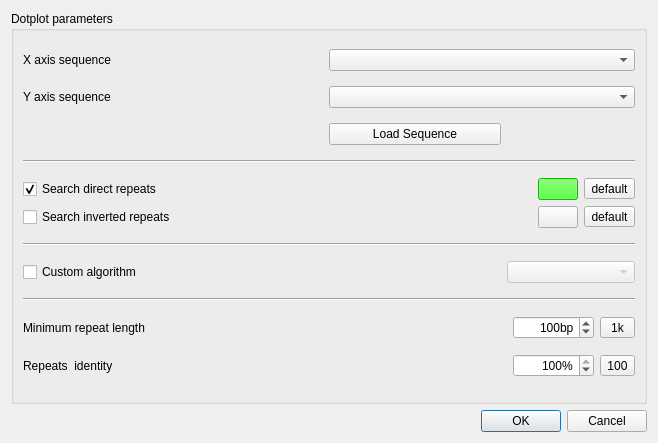
<?xml version="1.0" encoding="UTF-8"?>
<ui version="4.0">
 <class>DotPlotDialog</class>
 <widget class="QDialog" name="DotPlotDialog">
  <property name="windowModality">
   <enum>Qt::ApplicationModal</enum>
  </property>
  <property name="enabled">
   <bool>true</bool>
  </property>
  <property name="geometry">
   <rect>
    <x>0</x>
    <y>0</y>
    <width>658</width>
    <height>443</height>
   </rect>
  </property>
  <property name="windowTitle">
   <string>Compare sequences using Dotplot</string>
  </property>
  <property name="windowIcon">
   <iconset>
    <normaloff>:/repeat_finder/repeats_image</normaloff>:/repeat_finder/repeats_image</iconset>
  </property>
  <property name="modal">
   <bool>true</bool>
  </property>
  <layout class="QVBoxLayout" name="verticalLayout">
   <item>
    <widget class="QGroupBox" name="paramsBox">
     <property name="title">
      <string>Dotplot parameters</string>
     </property>
     <layout class="QGridLayout" name="gridLayout">
      <item row="6" column="0" colspan="6">
       <widget class="Line" name="line">
        <property name="baseSize">
         <size>
          <width>0</width>
          <height>0</height>
         </size>
        </property>
        <property name="frameShadow">
         <enum>QFrame::Sunken</enum>
        </property>
        <property name="orientation">
         <enum>Qt::Horizontal</enum>
        </property>
       </widget>
      </item>
      <item row="9" column="0">
       <widget class="QCheckBox" name="algoCheck">
        <property name="text">
         <string>Custom algorithm</string>
        </property>
       </widget>
      </item>
      <item row="9" column="3" colspan="3">
       <widget class="QComboBox" name="algoCombo">
        <property name="enabled">
         <bool>false</bool>
        </property>
       </widget>
      </item>
      <item row="10" column="0" colspan="6">
       <widget class="Line" name="line_2">
        <property name="orientation">
         <enum>Qt::Horizontal</enum>
        </property>
       </widget>
      </item>
      <item row="13" column="1" colspan="3">
       <spacer name="horizontalSpacer_5">
        <property name="orientation">
         <enum>Qt::Horizontal</enum>
        </property>
        <property name="sizeHint" stdset="0">
         <size>
          <width>40</width>
          <height>20</height>
         </size>
        </property>
       </spacer>
      </item>
      <item row="11" column="2">
       <spacer name="horizontalSpacer_4">
        <property name="orientation">
         <enum>Qt::Horizontal</enum>
        </property>
        <property name="sizeHint" stdset="0">
         <size>
          <width>40</width>
          <height>20</height>
         </size>
        </property>
       </spacer>
      </item>
      <item row="0" column="0">
       <widget class="QLabel" name="label_4">
        <property name="text">
         <string>X axis sequence</string>
        </property>
       </widget>
      </item>
      <item row="11" column="0">
       <widget class="QLabel" name="label_2">
        <property name="minimumSize">
         <size>
          <width>0</width>
          <height>0</height>
         </size>
        </property>
        <property name="text">
         <string>Minimum repeat length</string>
        </property>
       </widget>
      </item>
      <item row="4" column="0">
       <widget class="QLabel" name="label_5">
        <property name="text">
         <string>Y axis sequence</string>
        </property>
       </widget>
      </item>
      <item row="13" column="0">
       <widget class="QLabel" name="label_3">
        <property name="text">
         <string>Repeats  identity</string>
        </property>
       </widget>
      </item>
      <item row="0" column="2" colspan="4">
       <widget class="QComboBox" name="xAxisCombo">
        <property name="sizeAdjustPolicy">
         <enum>QComboBox::AdjustToMinimumContentsLength</enum>
        </property>
       </widget>
      </item>
      <item row="11" column="4">
       <widget class="QSpinBox" name="minLenBox">
        <property name="sizePolicy">
         <sizepolicy hsizetype="Minimum" vsizetype="Fixed">
          <horstretch>0</horstretch>
          <verstretch>0</verstretch>
         </sizepolicy>
        </property>
        <property name="minimumSize">
         <size>
          <width>0</width>
          <height>0</height>
         </size>
        </property>
        <property name="alignment">
         <set>Qt::AlignRight|Qt::AlignTrailing|Qt::AlignVCenter</set>
        </property>
        <property name="suffix">
         <string>bp</string>
        </property>
        <property name="prefix">
         <string/>
        </property>
        <property name="minimum">
         <number>2</number>
        </property>
        <property name="maximum">
         <number>1000000</number>
        </property>
        <property name="singleStep">
         <number>1</number>
        </property>
        <property name="value">
         <number>100</number>
        </property>
       </widget>
      </item>
      <item row="11" column="5">
       <widget class="QToolButton" name="minLenHeuristicsButton">
        <property name="sizePolicy">
         <sizepolicy hsizetype="Minimum" vsizetype="Fixed">
          <horstretch>0</horstretch>
          <verstretch>0</verstretch>
         </sizepolicy>
        </property>
        <property name="toolTip">
         <string>Heuristic based selection of repeat length so the number of repeats in the sequence will not exceed 1000</string>
        </property>
        <property name="text">
         <string>1k</string>
        </property>
       </widget>
      </item>
      <item row="4" column="2" colspan="4">
       <widget class="QComboBox" name="yAxisCombo">
        <property name="sizeAdjustPolicy">
         <enum>QComboBox::AdjustToMinimumContentsLength</enum>
        </property>
       </widget>
      </item>
      <item row="13" column="4">
       <widget class="QSpinBox" name="identityBox">
        <property name="sizePolicy">
         <sizepolicy hsizetype="Minimum" vsizetype="Fixed">
          <horstretch>0</horstretch>
          <verstretch>0</verstretch>
         </sizepolicy>
        </property>
        <property name="minimumSize">
         <size>
          <width>0</width>
          <height>0</height>
         </size>
        </property>
        <property name="alignment">
         <set>Qt::AlignRight|Qt::AlignTrailing|Qt::AlignVCenter</set>
        </property>
        <property name="suffix">
         <string>%</string>
        </property>
        <property name="minimum">
         <number>50</number>
        </property>
        <property name="maximum">
         <number>100</number>
        </property>
        <property name="value">
         <number>100</number>
        </property>
       </widget>
      </item>
      <item row="13" column="5">
       <widget class="QToolButton" name="hundredPercentButton">
        <property name="sizePolicy">
         <sizepolicy hsizetype="Fixed" vsizetype="Fixed">
          <horstretch>0</horstretch>
          <verstretch>0</verstretch>
         </sizepolicy>
        </property>
        <property name="toolTip">
         <string>Resets repeats identity to 100%</string>
        </property>
        <property name="text">
         <string>100</string>
        </property>
       </widget>
      </item>
      <item row="9" column="1" colspan="2">
       <spacer name="horizontalSpacer_10">
        <property name="orientation">
         <enum>Qt::Horizontal</enum>
        </property>
        <property name="sizeHint" stdset="0">
         <size>
          <width>87</width>
          <height>20</height>
         </size>
        </property>
       </spacer>
      </item>
      <item row="0" column="1">
       <spacer name="horizontalSpacer_2">
        <property name="orientation">
         <enum>Qt::Horizontal</enum>
        </property>
        <property name="sizeHint" stdset="0">
         <size>
          <width>87</width>
          <height>20</height>
         </size>
        </property>
       </spacer>
      </item>
      <item row="4" column="1">
       <spacer name="horizontalSpacer_3">
        <property name="orientation">
         <enum>Qt::Horizontal</enum>
        </property>
        <property name="sizeHint" stdset="0">
         <size>
          <width>87</width>
          <height>20</height>
         </size>
        </property>
       </spacer>
      </item>
      <item row="8" column="0" colspan="6">
       <widget class="Line" name="line_3">
        <property name="orientation">
         <enum>Qt::Horizontal</enum>
        </property>
       </widget>
      </item>
      <item row="7" column="0" colspan="6">
       <layout class="QGridLayout" name="gridLayout_2">
        <item row="1" column="0">
         <widget class="QCheckBox" name="invertedCheckBox">
          <property name="text">
           <string>Search inverted repeats</string>
          </property>
         </widget>
        </item>
        <item row="0" column="0">
         <widget class="QCheckBox" name="directCheckBox">
          <property name="text">
           <string>Search direct repeats</string>
          </property>
          <property name="checked">
           <bool>true</bool>
          </property>
         </widget>
        </item>
        <item row="0" column="3">
         <widget class="QPushButton" name="directColorButton">
          <property name="styleSheet">
           <string notr="true">QPushButton { background-color: rgb(26, 255, 0); }</string>
          </property>
          <property name="text">
           <string notr="true"/>
          </property>
          <property name="autoDefault">
           <bool>false</bool>
          </property>
          <property name="default">
           <bool>false</bool>
          </property>
          <property name="flat">
           <bool>false</bool>
          </property>
         </widget>
        </item>
        <item row="0" column="1">
         <spacer name="horizontalSpacer_6">
          <property name="orientation">
           <enum>Qt::Horizontal</enum>
          </property>
          <property name="sizeHint" stdset="0">
           <size>
            <width>40</width>
            <height>20</height>
           </size>
          </property>
         </spacer>
        </item>
        <item row="0" column="4">
         <widget class="QToolButton" name="directDefaultColorButton">
          <property name="text">
           <string>default</string>
          </property>
         </widget>
        </item>
        <item row="1" column="4">
         <widget class="QToolButton" name="invertedDefaultColorButton">
          <property name="text">
           <string>default</string>
          </property>
         </widget>
        </item>
        <item row="1" column="3">
         <widget class="QPushButton" name="invertedColorButton">
          <property name="styleSheet">
           <string notr="true">alternate-background-color: rgb(0, 26, 255);</string>
          </property>
          <property name="text">
           <string notr="true"/>
          </property>
          <property name="autoDefault">
           <bool>false</bool>
          </property>
          <property name="default">
           <bool>false</bool>
          </property>
          <property name="flat">
           <bool>false</bool>
          </property>
         </widget>
        </item>
       </layout>
      </item>
      <item row="5" column="2">
       <widget class="QPushButton" name="loadSequenceButton">
        <property name="toolTip">
         <string>Click to load a sequence from the file system. The sequence will be added to the combo boxes when it is loaded to the project</string>
        </property>
        <property name="text">
         <string>Load Sequence</string>
        </property>
       </widget>
      </item>
     </layout>
    </widget>
   </item>
   <item>
    <widget class="QDialogButtonBox" name="buttonBox">
     <property name="standardButtons">
      <set>QDialogButtonBox::Cancel|QDialogButtonBox::Ok</set>
     </property>
    </widget>
   </item>
  </layout>
 </widget>
 <tabstops>
  <tabstop>xAxisCombo</tabstop>
  <tabstop>yAxisCombo</tabstop>
  <tabstop>loadSequenceButton</tabstop>
  <tabstop>directCheckBox</tabstop>
  <tabstop>invertedCheckBox</tabstop>
  <tabstop>directColorButton</tabstop>
  <tabstop>directDefaultColorButton</tabstop>
  <tabstop>invertedColorButton</tabstop>
  <tabstop>invertedDefaultColorButton</tabstop>
  <tabstop>algoCheck</tabstop>
  <tabstop>algoCombo</tabstop>
  <tabstop>minLenBox</tabstop>
  <tabstop>minLenHeuristicsButton</tabstop>
  <tabstop>identityBox</tabstop>
  <tabstop>hundredPercentButton</tabstop>
 </tabstops>
 <resources/>
 <connections>
  <connection>
   <sender>algoCheck</sender>
   <signal>toggled(bool)</signal>
   <receiver>algoCombo</receiver>
   <slot>setEnabled(bool)</slot>
   <hints>
    <hint type="sourcelabel">
     <x>127</x>
     <y>212</y>
    </hint>
    <hint type="destinationlabel">
     <x>526</x>
     <y>213</y>
    </hint>
   </hints>
  </connection>
  <connection>
   <sender>buttonBox</sender>
   <signal>accepted()</signal>
   <receiver>DotPlotDialog</receiver>
   <slot>accept()</slot>
   <hints>
    <hint type="sourcelabel">
     <x>273</x>
     <y>307</y>
    </hint>
    <hint type="destinationlabel">
     <x>273</x>
     <y>163</y>
    </hint>
   </hints>
  </connection>
  <connection>
   <sender>buttonBox</sender>
   <signal>rejected()</signal>
   <receiver>DotPlotDialog</receiver>
   <slot>reject()</slot>
   <hints>
    <hint type="sourcelabel">
     <x>273</x>
     <y>307</y>
    </hint>
    <hint type="destinationlabel">
     <x>273</x>
     <y>163</y>
    </hint>
   </hints>
  </connection>
 </connections>
</ui>
